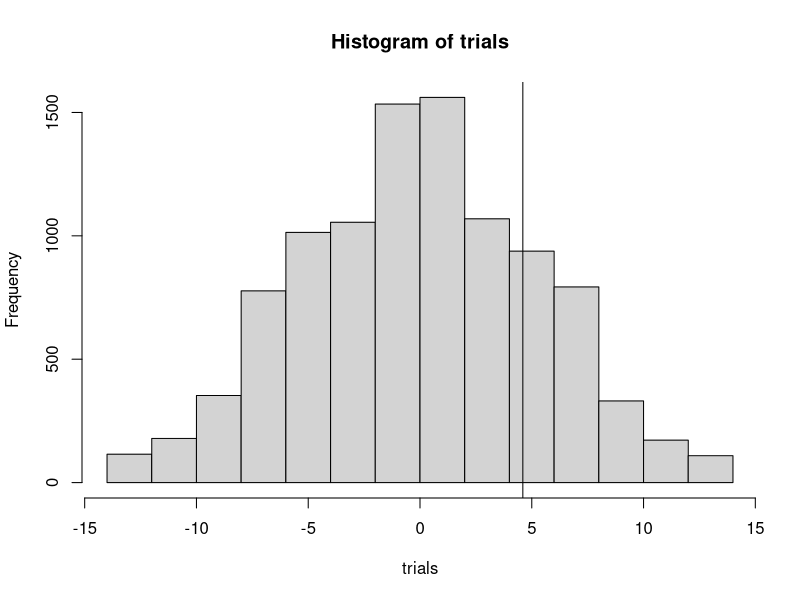

This figure's R source:
#creating a data frame
vent_data <- as.data.frame(matrix(data = NA, ncol = 2, nrow = 10))
colnames(vent_data) <- c("Vent", "Count")
vent_data$Vent <- c("VentA", "VentA", "VentA", "VentA", "VentA", "VentB", "VentB", "VentB", "VentB", "VentB")
vent_data$Count <- c(13,17,22,4,0,5,0,6,2,20)

#creating data strings (either works, the data frame or strings)
ventA <- c(13,17,22,4,0)
ventb <- c(5,0,6,2,20)
all <- c(ventA,ventb)

#we calculated the difference in mean
#could change mean to median or another function
#using the dataframe:
#Note [1:5] is using the first five data values for vent a etc 
RealMean <- mean(vent_data$Count[1:5]) - mean(vent_data$Count[6:10])
#using the strings:
mean(ventA)-mean(ventb)


#the random resampling
#need a vector to store the random data in:
trials <- integer()

#the loop, running 10000 times:
for (i in 1:10000) {

trial_i <- sample(all, size = 10, replace = F) #this is sampling the string and taking 10 numbers without replacement
mean_i <- mean(trial_i[1:5]) - mean(trial_i[6:10]) #same mean calculation as above

trials[i] <- mean_i #adding that random mean to the vector

}

#plotting
hist(trials)
abline (v=RealMean)

#made it a dataframe to subset from, probably an easier way to do this, but it works
trials_df <- as.data.frame(trials)

#selected the values larger than or equal to the real value
higher_than <- subset(trials_df, trials >= RealMean)
higher_than_length <- length(higher_than$trials) #counts how many values are larger or equal

higher_than_length/10000 # divide by the number of samples to get the pvalue

t.test(vent_data$Count ~ vent_data$Vent) #compare with a t test

